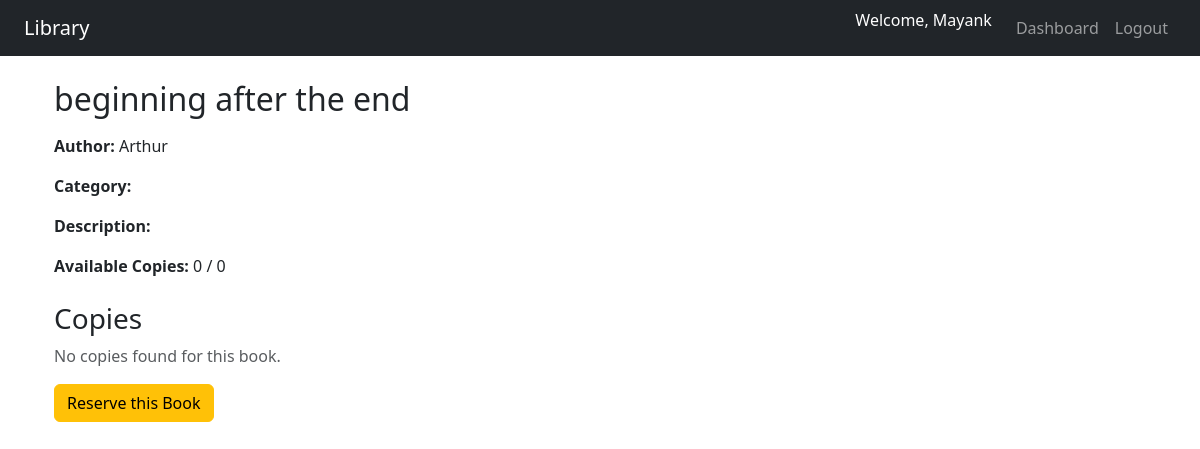
Page /book/6/ (signed in) on the earlier database version.
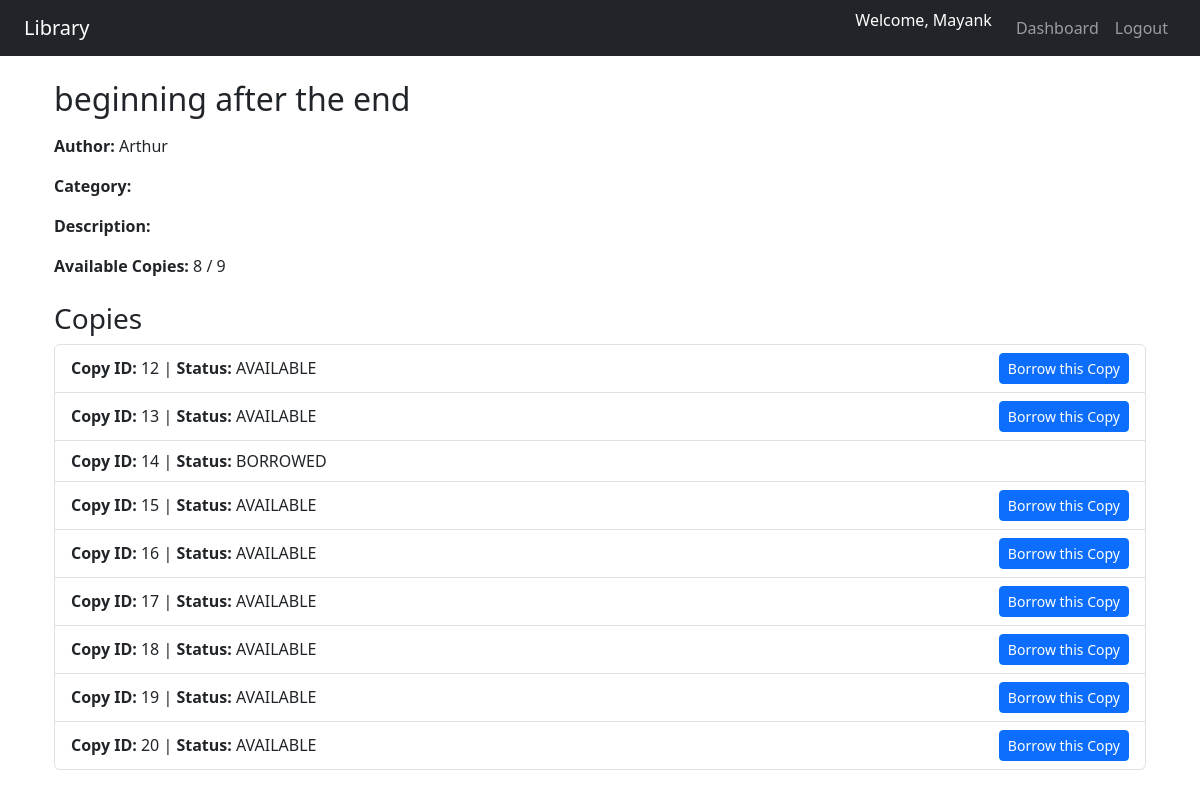
Same page on the later database version.
### core/models.py (models this page shows, shortened)
class BookCopy(models.Model):
    STATUS_CHOICES = [
    ("AVAILABLE","Available"),
    ("BORROWED","Borrowed"),
    ("RESERVED","Reserved"),
    ("LOST","Lost")
    ]
    book = models.ForeignKey(Book,on_delete=models.CASCADE,related_name="copies")
    copy_number = models.PositiveIntegerField()
    status = models.CharField(max_length = 10,choices=STATUS_CHOICES,default = "AVAILABLE")
    location = models.CharField(max_length=100,blank = True,null= True)
    class Meta:
        unique_together = ("book","copy_number")

### core/views.py (the view)
# urls.py: path("book/<int:book_id>/",views.book_detail_view,name = "book_detail"),
def book_detail_view (request,book_id):
    book = get_object_or_404(Book,id = book_id)
    copies = book.copies.all()
    available_copies = copies.filter(status = "AVAILABLE").count()
    total_copies = copies.count()
    context = {
        'book':book,
        'copies':copies,
        'available_copies':available_copies,
        "total_copies":total_copies
    }
    return render(request,"core/book_detail.html",context)

### core/templates/core/book_detail.html (shortened to what this page needs)
{% extends 'base.html' %}
{% block content %}
<div class="container my-4">
  <h2 class="mb-3">{{ book.title }}</h2>
  <p><strong>Author:</strong> {{ book.author }}</p>
  <p><strong>Category:</strong> {{ book.category }}</p>
  <p><strong>Description:</strong> {{ book.description }}</p>
  <p><strong>Available Copies:</strong> {{ available_copies }} / {{ total_copies }}</p>
  {% if user.is_authenticated %}
  <h3 class="mt-4">Copies</h3>
  {% if copies %}
    <div class="list-group mb-3">
      {% for copy in copies %}
      <div class="list-group-item d-flex justify-content-between align-items-center">
        <div>
          <strong>Copy ID:</strong> {{ copy.id }} | <strong>Status:</strong> {{ copy.status }}
        </div>
        <div>
          {% if copy.status == "AVAILABLE" %}
          <form method="post" action="{% url 'core:borrow_book' copy.id %}" class="d-inline">
            <button type="submit" class="btn btn-sm btn-primary">Borrow this Copy</button>
          </form>
          {% endif %}
        </div>
      </div>
      {% endfor %}
    </div>
  {% else %}
    <p class="text-muted">No copies found for this book.</p>
  {% endif %}
  {% if available_copies == 0 %}
  <form method="post" action="{% url 'core:reserve_book' book.id %}">
    <button type="submit" class="btn btn-warning">Reserve this Book</button>
  </form>
  {% endif %}
  {% else %}
  <p>
    <a href="{% url 'login' %}">Log in</a> to borrow or reserve this book.
  </p>
  {% endif %}
</div>
{% endblock %}

Differences in the rows shown:
added BookCopy: id "12", status "AVAILABLE", shows "Borrow this Copy"
added BookCopy: id "13", status "AVAILABLE", shows "Borrow this Copy"
added BookCopy: id "14", status "BORROWED"
added BookCopy: id "15", status "AVAILABLE", shows "Borrow this Copy"
added BookCopy: id "16", status "AVAILABLE", shows "Borrow this Copy"
added BookCopy: id "17", status "AVAILABLE", shows "Borrow this Copy"
added BookCopy: id "18", status "AVAILABLE", shows "Borrow this Copy"
added BookCopy: id "19", status "AVAILABLE", shows "Borrow this Copy"
added BookCopy: id "20", status "AVAILABLE", shows "Borrow this Copy"
Other differences:
{{ available_copies }}: "0" → "8"
{{ total_copies }}: "0" → "9"
text no longer shown: "No copies found for this book. Reserve this Book"
